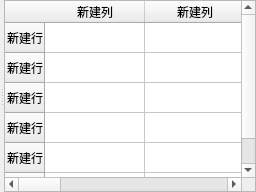
           <widget class="QWidget" name="Cal_Result_acc_curve_tab">
            <attribute name="title">
             <string>Acc Curve</string>
            </attribute>
            <layout class="QHBoxLayout" name="horizontalLayout_2">
             <property name="spacing">
              <number>0</number>
             </property>
             <property name="leftMargin">
              <number>0</number>
             </property>
             <property name="topMargin">
              <number>0</number>
             </property>
             <property name="rightMargin">
              <number>0</number>
             </property>
             <property name="bottomMargin">
              <number>0</number>
             </property>
             <item>
              <widget class="QSplitter" name="splitter_Cal_Result_acc_curve_tab">
               <property name="orientation">
                <enum>Qt::Horizontal</enum>
               </property>
               <widget class="QWidget" name="verticalLayoutWidget">
                <layout class="QVBoxLayout" name="Cal_Result_page_acc_curve_tabLayV">
                 <property name="spacing">
                  <number>0</number>
                 </property>
                </layout>
               </widget>
               <widget class="QTableWidget" name="Cal_Result_acc_curve_tab_tableWidget">
                <row>
                 <property name="text">
                  <string>新建行</string>
                 </property>
                </row>
                <row>
                 <property name="text">
                  <string>新建行</string>
                 </property>
                </row>
                <row>
                 <property name="text">
                  <string>新建行</string>
                 </property>
                </row>
                <row>
                 <property name="text">
                  <string>新建行</string>
                 </property>
                </row>
                <row>
                 <property name="text">
                  <string>新建行</string>
                 </property>
                </row>
                <row>
                 <property name="text">
                  <string>新建行</string>
                 </property>
                </row>
                <column>
                 <property name="text">
                  <string>新建列</string>
                 </property>
                </column>
                <column>
                 <property name="text">
                  <string>新建列</string>
                 </property>
                </column>
                <column>
                 <property name="text">
                  <string>新建列</string>
                 </property>
                </column>
                <column>
                 <property name="text">
                  <string>新建列</string>
                 </property>
                </column>
                <column>
                 <property name="text">
                  <string>新建列</string>
                 </property>
                </column>
               </widget>
              </widget>
             </item>
            </layout>
           </widget>
